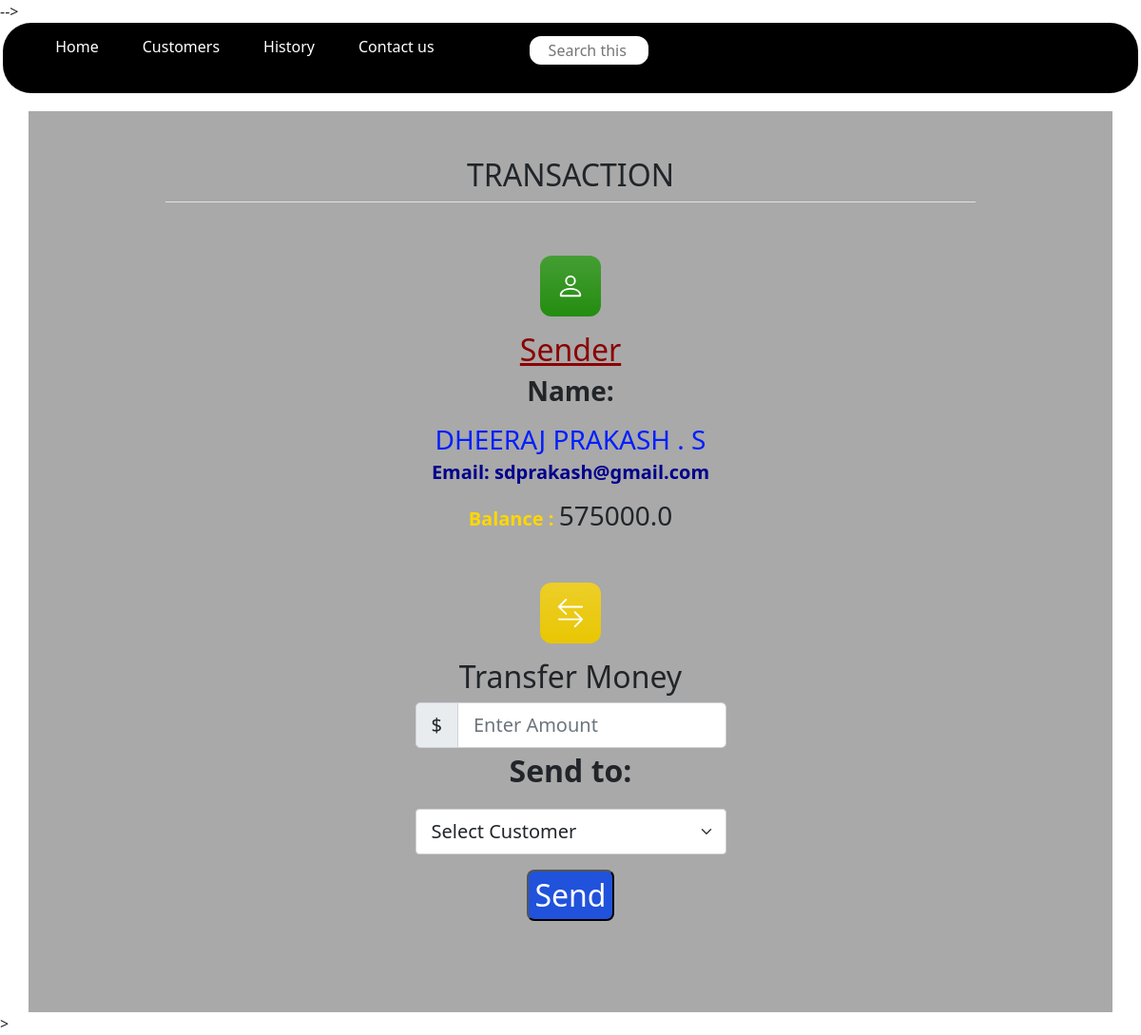
Before: /customer/profile/14 with the older database file.
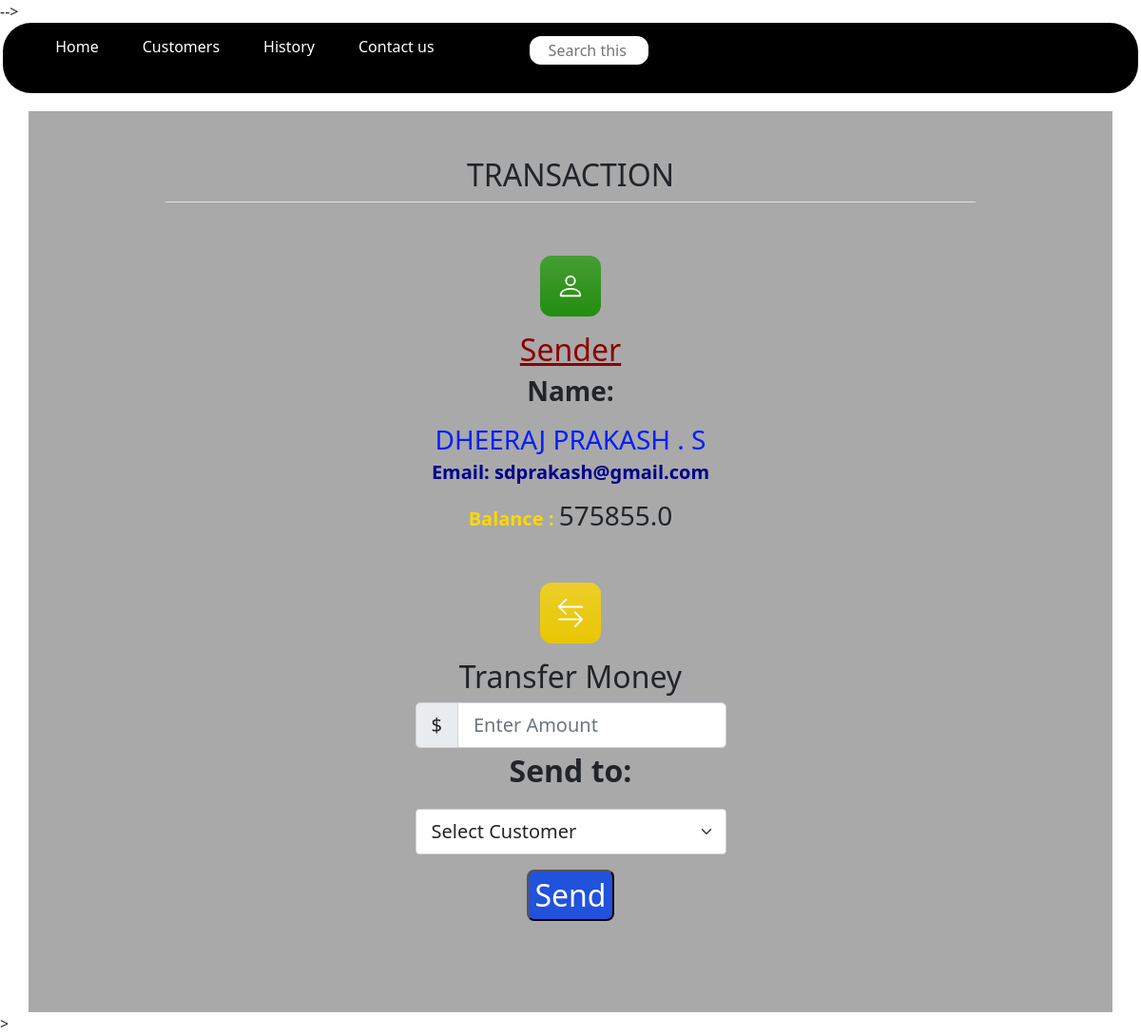
After: the same page with the newer database file.
### CUSTOMERS/models.py (models this page shows, shortened)
class customer(models.Model):
    idd = models.IntegerField(default=0)
    name = models.CharField(max_length=50)
    email = models.EmailField(max_length=100)
    balance = models.FloatField()

### CUSTOMERS/views.py (the view, shortened to what this page needs)
# urls.py: path('profile/<int:cust_id>',views.profile,name='profile'),
def profile(request,cust_id):
    sender = customer.objects.get(id=cust_id)
    return render(request,'profile.html',{'customer_list':all_customer_list, 'sender':sender})

### templates/profile.html (shortened to what this page needs)
{% load static %}
<!doctype html>
<html lang="en">
<head>
  <link href="/docs/5.0/dist/css/bootstrap.min.css" rel="stylesheet"
>
  <link href="https://cdn.jsdelivr.net/npm/bootstrap@5.0.0-beta3/dist/css/bootstrap.min.css" rel="stylesheet"
>
  <link href="{% static 'css/heavy.css'%}" rel="stylesheet">
  <link href="{% static 'css/dom.css'%}" rel="stylesheet">
  <link href="{% static 'css/profile.css'%}" rel="stylesheet">
</head>
<body>
  <header style="padding: 0rem 0.2rem 1.2rem;">
    <nav class="navbar" style="padding:initial"; >
      <ul>
        <li><a href="/">Home</a></li>
        <li><a href="{% url 'customer:customer_list' %}">Customers</a></li>
        <li><a href="{% url 'customer:history' %}">History</a></li>
        <li><a href="#">Contact us</a></li>
        <div class="search" style="float:left;">
          <input type="text" name="search" id="search" placeholder="Search this website">
        </div>
      </ul>
    </nav>
  </header>
  <div style="height: 70px; position:fixed; bottom:0; width:100%;">
  </div>
  <div class="container py-5 new_style" id="featured-3">
    <h2 class="pb-2 border-bottom">TRANSACTION</h2>
    <div class="row g-5 py-5" id="dheeraj">
      <div class="feature col-md-5">
        <div class="feature-icon bg-gradient" id="icon1">
        </div>
        <h2 style="color: darkred; text-decoration: underline">Sender</h2>
        <h3 style="font-weight:bold;"> Name: </h3>
        <h3 id="sender" style="display:inline;">{{sender.name}}</h3>
        <h5 id="email"style="font-weight: bold;color: darkblue;">Email: {{sender.email}}</h5>
        <h5 style="font-weight:bold;  display:inline; color:gold">Balance : </h5>
        <h3 style="display:inline;">{{sender.balance}}</h3>
      </div>
      <div class="feature col-md-5">
        <div class="feature-icon  bg-gradient" id="icon2">
        </div>
        <h2>Transfer Money</h2>
        <form method="POST">
          <div class="input-group input-group-lg">
            <span class="input-group-text">$</span>
            <input type="text" class="form-control" aria-label="Sizing example input"
              aria-describedby="inputGroup-sizing-lg" name="amount_transfer" placeholder="Enter Amount">
          </div>
          <p>Send to:</p>
          <select class="form-select form-select-lg mb-3" aria-label=".form-select-lg example" name="receiver">
            <option selected>Select Customer</option>
          </select>
          <button id="but" class="but" type="submit">Send</button>
        </form>
      </div>
    </div>
  </div>
</body>>
</body>
</html>

Changed rows visible on the page:
changed customer "DHEERAJ PRAKASH . S": balance "575000.0" → "575855.0"
